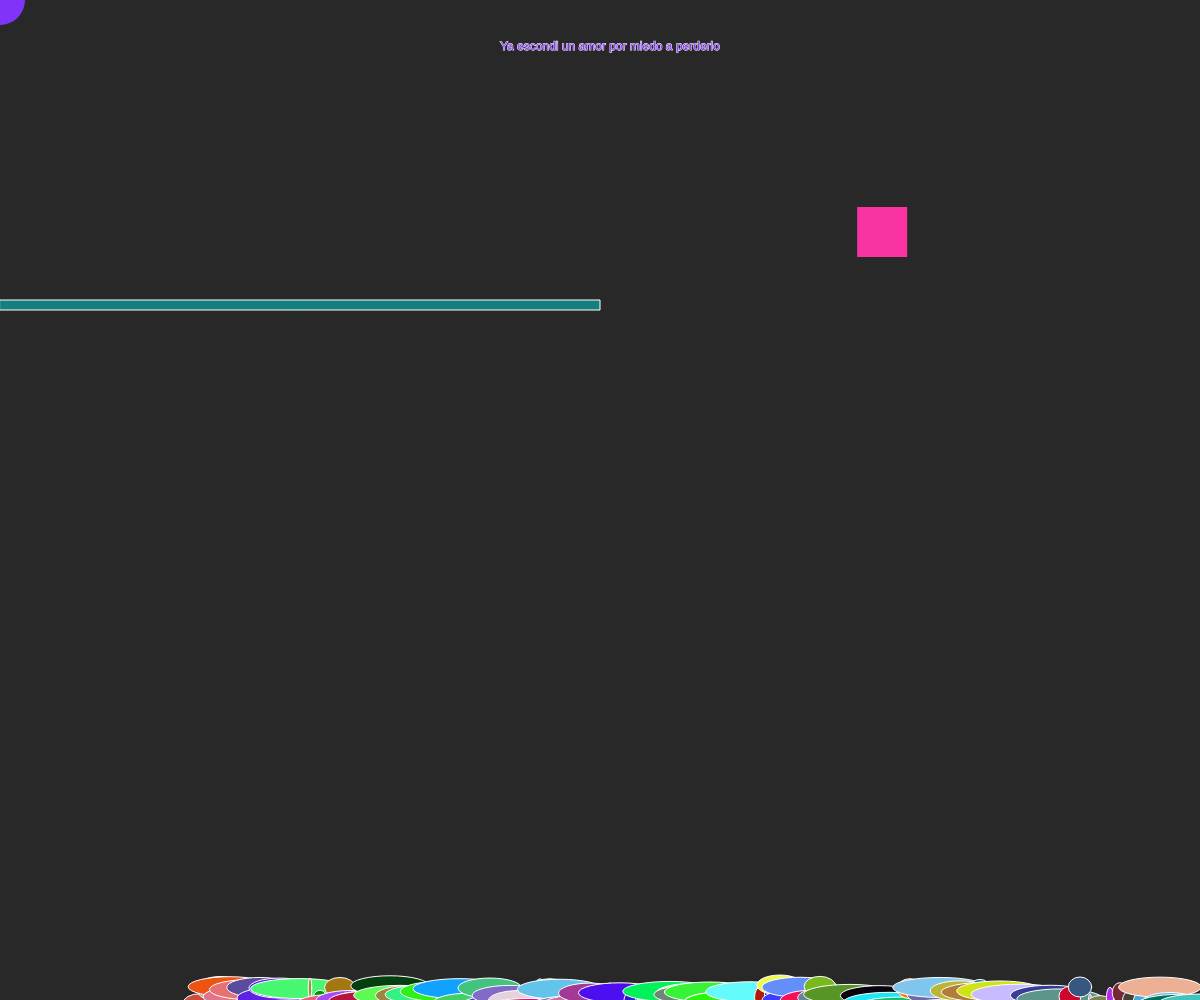
Frame 1 (no input)
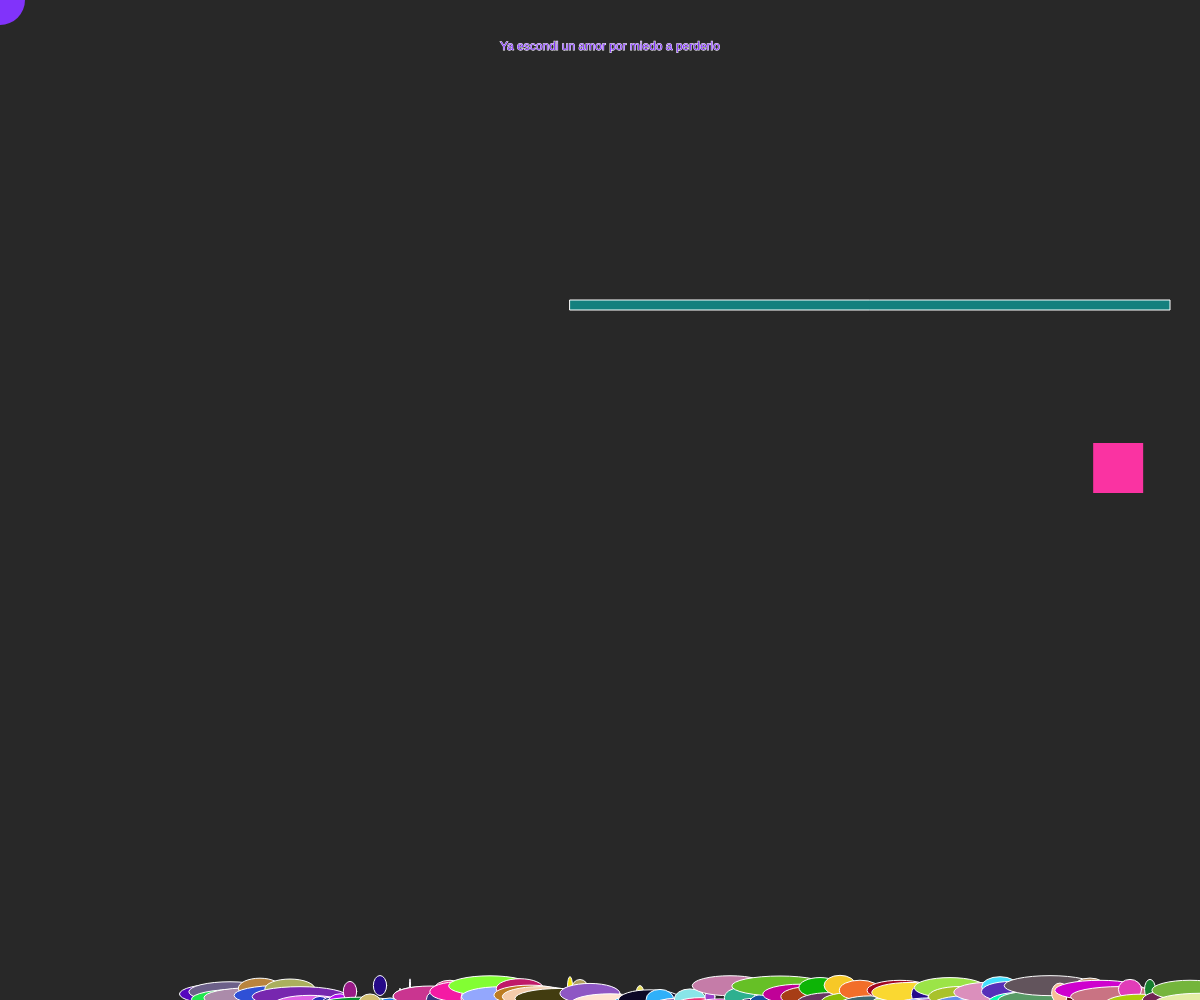
Frame 60 (no input)
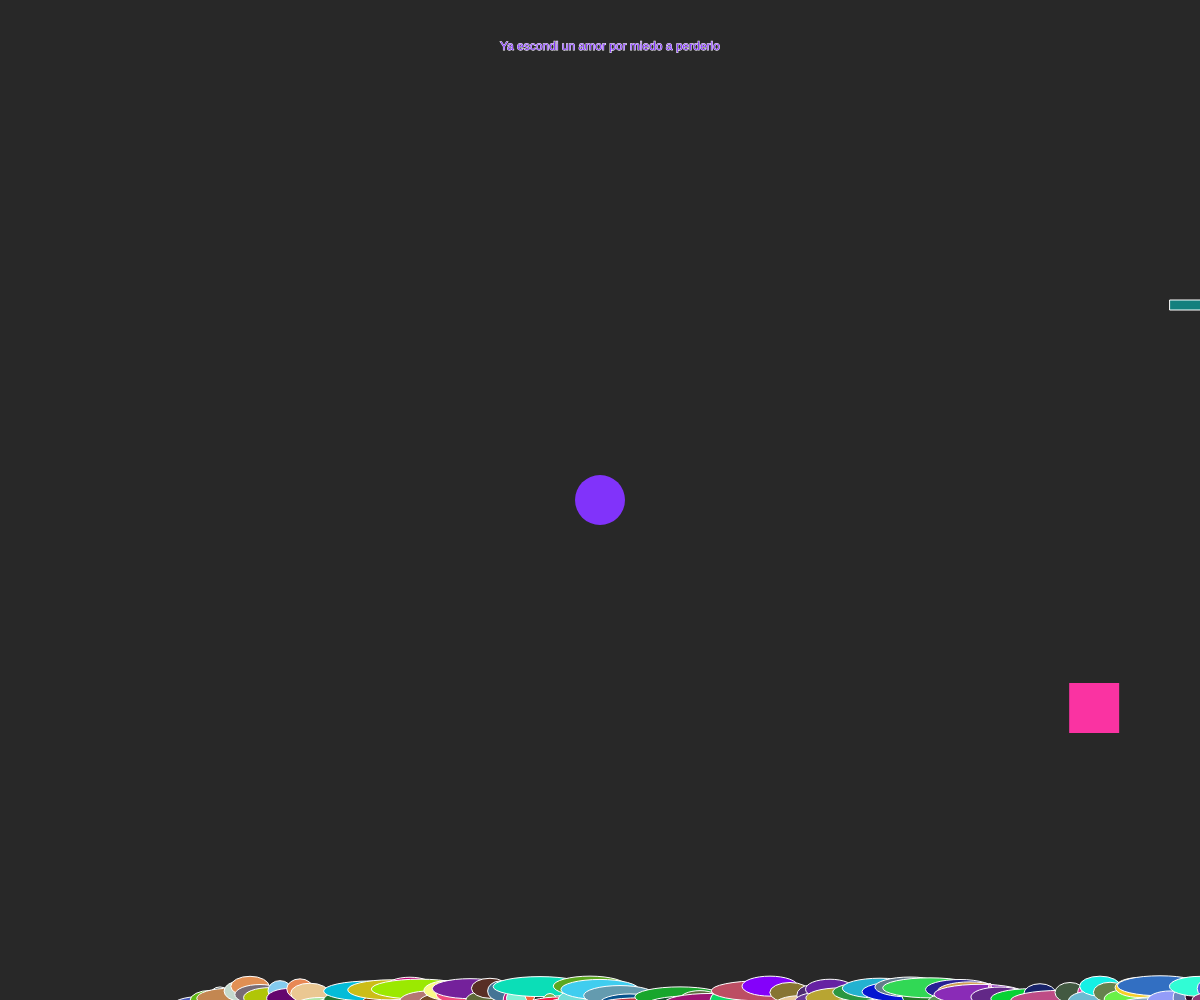
Frame 120 (the mouse pressed at the canvas centre since frame 60)

The p5.js sketch that drew these frames (run headless with seeded random() and noise() and a simulated clock; from frame 60 on, the mouse is pressed at the canvas centre):

// p5.js sketch
// ── sketch.js
//Idea principal del poema: Ya escondí un amor por miedo a perderlo, de Clarice Lispector.
//Clarice tiene un amor, el de ella misma como personaje único e individual, y el que va llegando a su vida en forma de personas o cosas. Este amor llega inderterminada e inesperadamente.
//El amor vaga por el espacio, por el mundo, por el tiempo, y cuando se encuentra con Clarice se une a ella, pero al mismo tiempo la reta a confiar. Porque permitir que el amor entre a la vida del otro significa permitir que se conozca un grado de vulnerabilidad. Ahí en cuando Clarice permite que esté en su psique
//Por lo tanto, el Ego se hace presente cuando esta vulnerabilidad no se quiere revelar ante algo a alguien que pueda lo amar, porque podría hacerle mucho daño. Esto significa que no es posible confiar, y si no se confía, entonces, el amor se va. 

//Variables: para el amor.

let yAmor = 0;
let xAmor = 0;
let velAmor = 0;
let dirAmorX = 0;
let dirAmorY = 0;

//Variables para el EGO.

let xEgo = 0;
let yEgo = 600;
let dirEgo = -1;
let velEgo = 10;
let anchoEgo = 600;
let altoEgo = 10;
//variable booleana que determina cuando el amor encuentra a Clarice o visceversa.
let amorAnclado = false;

// variables de color 
let colorAmor;

function setup() {
  createCanvas(windowWidth, windowHeight);
  //Ego de Clarice
  velEgo = 10;
  dirEgo = -1;
  anchoEgo = 600;
  altoEgo = 10;
  xEgo = 0;
  yEgo = 300;

  // Amor de Clarice
  xAmor = random(0, width);
  yAmor = random(0, height);
  velAmor = 4;
  dirAmorX = 1;
  dirAmorY = 1;


  colorAmor = color(250, 51, 162);
}

function draw() {
  background(40);

  //representa a Clarice, ella busca el amor.
  noStroke();
  fill(129, 51, 250);
  ellipse(mouseX, mouseY, 50, 50);

  //Nombre del poema: 
  stroke(255)
  text("Ya escondi un amor por miedo a perderlo", 500, 50);

  //EGO de Clarice 

  // EGO figura

  stroke(255);
  fill(19, 128, 126);
  rect(xEgo, yEgo, anchoEgo, altoEgo);


  xEgo += (velEgo * dirEgo);

  // EGO Condiciones para que vaya de izquierda a derecha

  if (xEgo > width) {
    dirEgo = -1
  }

  if (xEgo < 0) {
    dirEgo = 1
  }

  //Amor representa el amor. Clarice debe atraparlo, arrastrarlo y dejarlo en su zona segura, detrás de su ego.
  fill(colorAmor);
  noStroke();
  rect(xAmor, yAmor, 50, 50);

  // AMOR movimiento
  if (amorAnclado == false) {
    xAmor += (velAmor * dirAmorX);
    yAmor += (velAmor * dirAmorY);
  }
  else {
    xAmor = mouseX;
    yAmor = mouseY;
  }

  // AMOR condiciones para anclar y desanclar el amor
  // si la distancia entre el mouse y el amor es menor a 100, la variable amorAnclado va a ser 'true'
  if (dist(mouseX, mouseY, xAmor, yAmor) < 100) {
    amorAnclado = true;
  }

  if (amorAnclado == true && (mouseX > xEgo && mouseX < xEgo + anchoEgo) && (mouseY > yEgo - 50 && mouseY < yEgo + altoEgo + 50)) {  // le resté 50 en el límite superior y le sumé 50 en el límite inferior para que haya más rango en 'y' de esta manera lograr que Clarice suelte el amor. Puedes probar quitándole '-50' y '+50' para que veas a qué me refiero
    amorAnclado = false;
  }

  //el amor se mueve por el espacio de lado a lado .
  if (xAmor > width) { // siempre que el movimiento sea de izquierda a derecha, comparamos la variable que guarda la posición en x de la figura (llamada xAmor en este caso) con respecto a 'width'
    dirAmorX = -1;
  }

  if (xAmor < 0) {
    dirAmorX = 1;
  }

  //el amor se mueve de arriba a abajo en el espacio- le cambié elespacio para que pueda ir su conciencia pero no desaparece porque no estará interiorizada.
  if (yAmor > windowHeight) {
    dirAmorY = -1;
  }

  if (yAmor < 0) {
    dirAmorY = 1;
  }
  // cuando Clarice ya tiene su amor, debe pasar al lado contario del de su Ego y si lo logra lo puede ocultar pero dentro de sí, como si lo hubiera interiorizado. 
  if (amorAnclado == true && mouseY > yEgo) {
    colorAmor = color(40);
  }
  else if (amorAnclado == true) {
    colorAmor = color(250, 51, 162);
  }
  //representación de la psique de Clarice y lugar en el que desaparece el amor y ella porque ya son uno.
  let xRef = height;
  let inci = 10;
  let altoPiso = 20;
  stroke(255);
  for (let i = 0; i < width; i += inci) {
    let y = xRef + random(-15, 10);
    let x = i + 200;
    let anchoPiso = random(0, 100);
    fill (random(255), random(255), random(255));
    ellipse(x, y, anchoPiso, altoPiso);

  }
}
